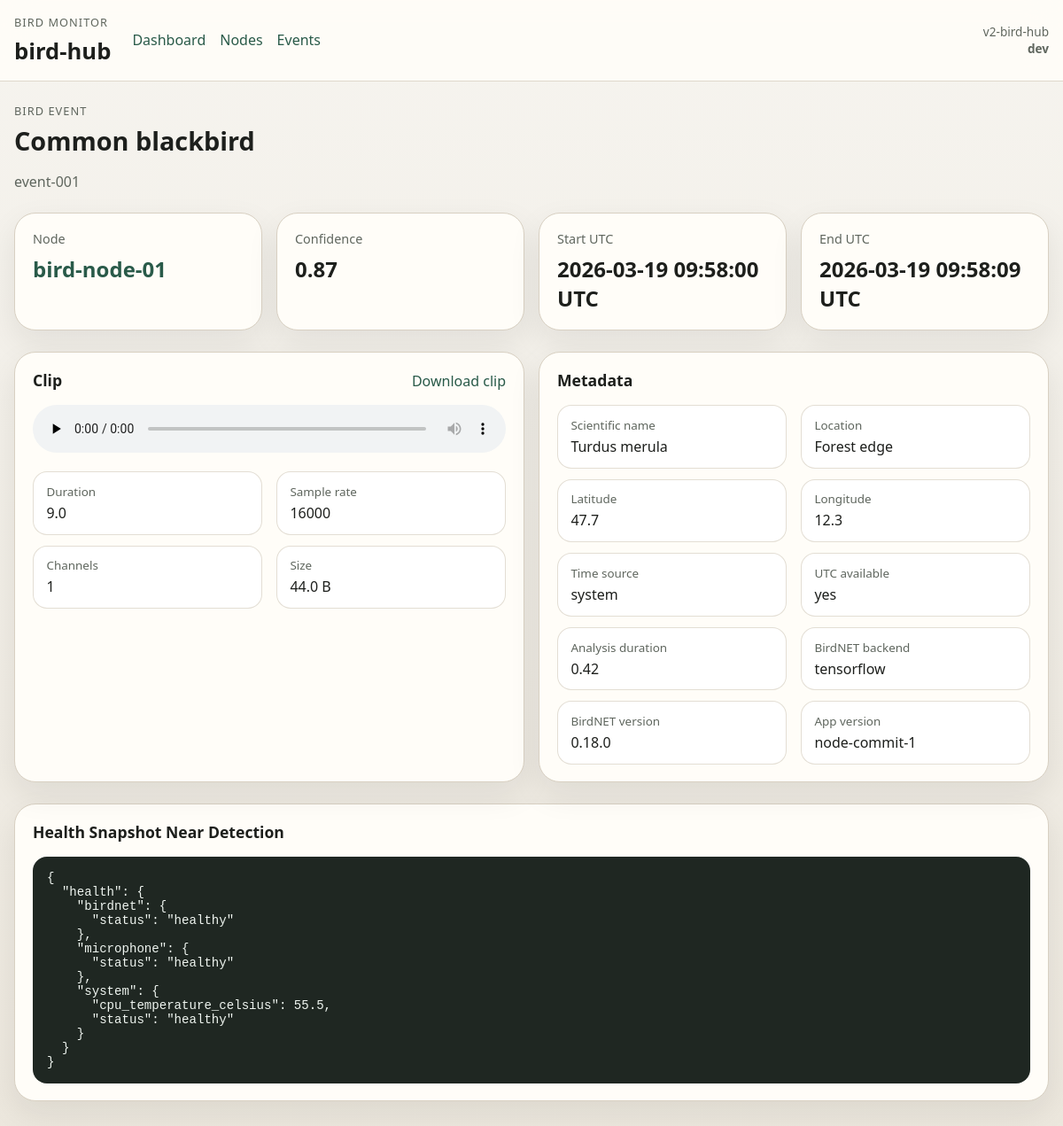
/events/event-001, run on the app's committed database.
### tables this page shows
CREATE TABLE events (
                    id INTEGER PRIMARY KEY AUTOINCREMENT,
                    ingest_batch_id INTEGER,
                    event_id TEXT NOT NULL UNIQUE,
                    node_id TEXT NOT NULL,
                    species_common_name TEXT NOT NULL,
                    species_scientific_name TEXT,
                    confidence REAL NOT NULL,
                    event_start_utc TEXT NOT NULL,
                    event_end_utc TEXT NOT NULL,
                    clip_id INTEGER,
                    health_snapshot_id INTEGER,
                    app_version TEXT,
                    runtime_backend TEXT,
                    birdnet_version TEXT,
                    time_source TEXT,
                    utc_available INTEGER NOT NULL DEFAULT 1,
                    source_window_started_at TEXT,
                    source_window_ended_at TEXT,
                    analysis_duration_seconds REAL,
                    location_name TEXT,
                    latitude REAL,
                    longitude REAL,
                    created_at TEXT NOT NULL
                );

CREATE TABLE clips (
                    id INTEGER PRIMARY KEY AUTOINCREMENT,
                    ingest_batch_id INTEGER,
                    event_id TEXT NOT NULL UNIQUE,
                    node_id TEXT NOT NULL,
                    storage_path TEXT NOT NULL,
                    original_archive_path TEXT,
                    duration_seconds REAL,
                    sample_rate INTEGER,
                    channels INTEGER,
                    size_bytes INTEGER,
                    sha256 TEXT,
                    created_at TEXT NOT NULL
                );

CREATE TABLE health_snapshots (
                    id INTEGER PRIMARY KEY AUTOINCREMENT,
                    ingest_batch_id INTEGER,
                    node_id TEXT NOT NULL,
                    source_snapshot_id INTEGER,
                    captured_at_utc TEXT NOT NULL,
                    time_source TEXT NOT NULL,
                    time_synchronized INTEGER NOT NULL DEFAULT 0,
                    app_version TEXT,
                    runtime_backend TEXT,
                    birdnet_version TEXT,
                    payload_json TEXT NOT NULL,
                    created_at TEXT NOT NULL,
                    UNIQUE(node_id, captured_at_utc)
                );

### v2/bird-hub/bird_hub/app.py (the view)
    @app.get("/events/<event_id>")
    def event_detail_page(event_id: str) -> str:
        event = storage.get_event(event_id)
        if event is None:
            abort(404)
        return render_template("event_detail.html", event=event)

### v2/bird-hub/bird_hub/app.py (called while the page is built)
def _display_utc(value: str | None) -> str:
    if not value:
        return "-"
    return value.replace("T", " ").replace("Z", " UTC")

def _format_bytes(value: object) -> str:
    if value in (None, "", 0):
        return "-"
    size = float(value)
    units = ["B", "KB", "MB", "GB", "TB"]
    unit_index = 0
    while size >= 1024 and unit_index < len(units) - 1:
        size /= 1024
        unit_index += 1
    return f"{size:.1f} {units[unit_index]}"

### v2/bird-hub/bird_hub/storage.py (called while the page is built)
def _to_float(value: object) -> float | None:
    if value in ("", None):
        return None
    try:
        return float(value)
    except (TypeError, ValueError):
        return None

    def _connect(self) -> sqlite3.Connection:
        connection = sqlite3.connect(self.config.database_path)
        connection.row_factory = sqlite3.Row
        return connection

### v2/bird-hub/bird_hub/templates/event_detail.html (shortened to what this page needs)
{% extends "base.html" %}
{% block content %}
  <section class="page-heading">
    <div>
      <p class="eyebrow">Bird event</p>
      <h2>{{ event.species_common_name }}</h2>
      <p class="muted">{{ event.event_id }}</p>
    </div>
  </section>
  <section class="card-grid card-grid--stats">
    <article class="card stat-card">
      <span>Node</span>
      <strong><a href="{{ url_for('node_detail_page', node_id=event.node_id) }}">{{ event.node_id }}</a></strong>
    </article>
    <article class="card stat-card">
      <span>Confidence</span>
      <strong>{{ '%.2f'|format(event.confidence) }}</strong>
    </article>
    <article class="card stat-card">
      <span>Start UTC</span>
      <strong>{{ event.event_start_utc|utc_display }}</strong>
    </article>
    <article class="card stat-card">
      <span>End UTC</span>
      <strong>{{ event.event_end_utc|utc_display }}</strong>
    </article>
  </section>
  <section class="two-column-layout">
    <article class="card">
      <div class="section-heading">
        <h3>Clip</h3>
        {% if event.clip %}
          <a href="{{ url_for('api_event_clip', event_id=event.event_id) }}">Download clip</a>
        {% endif %}
      </div>
      {% if event.clip %}
        <audio controls preload="none" class="audio-player">
          <source src="{{ url_for('api_event_clip', event_id=event.event_id) }}" type="audio/wav">
        </audio>
        <dl class="detail-list">
          <div><dt>Duration</dt><dd>{{ event.clip.duration_seconds or '-' }}</dd></div>
          <div><dt>Sample rate</dt><dd>{{ event.clip.sample_rate or '-' }}</dd></div>
          <div><dt>Channels</dt><dd>{{ event.clip.channels or '-' }}</dd></div>
          <div><dt>Size</dt><dd>{{ event.clip.size_bytes|filesize }}</dd></div>
        </dl>
      {% else %}
        <p class="empty-state">No clip file was attached to this event.</p>
      {% endif %}
    </article>
    <article class="card">
      <div class="section-heading">
        <h3>Metadata</h3>
      </div>
      <dl class="detail-list">
        <div><dt>Scientific name</dt><dd>{{ event.species_scientific_name or '-' }}</dd></div>
        <div><dt>Location</dt><dd>{{ event.location_name or '-' }}</dd></div>
        <div><dt>Latitude</dt><dd>{{ event.latitude or '-' }}</dd></div>
        <div><dt>Longitude</dt><dd>{{ event.longitude or '-' }}</dd></div>
        <div><dt>Time source</dt><dd>{{ event.time_source or '-' }}</dd></div>
        <div><dt>UTC available</dt><dd>{{ 'yes' if event.utc_available else 'no' }}</dd></div>
        <div><dt>Analysis duration</dt><dd>{{ event.analysis_duration_seconds or '-' }}</dd></div>
        <div><dt>BirdNET backend</dt><dd>{{ event.runtime_backend or '-' }}</dd></div>
        <div><dt>BirdNET version</dt><dd>{{ event.birdnet_version or '-' }}</dd></div>
        <div><dt>App version</dt><dd>{{ event.app_version or '-' }}</dd></div>
      </dl>
    </article>
  </section>
  <section class="card">
    <div class="section-heading">
      <h3>Health Snapshot Near Detection</h3>
    </div>
    {% if event.health_snapshot %}
      <pre class="json-block">{{ event.health_snapshot.snapshot | tojson(indent=2) }}</pre>
    {% else %}
      <p class="empty-state">No linked health snapshot is stored for this event.</p>
    {% endif %}
  </section>
{% endblock %}

### v2/bird-hub/bird_hub/static/styles.css (style rules this page uses)
:root { --bg: #f3f1ea; --surface: #fffdf8; --surface-strong: #ffffff; --text: #1d1f1c; --muted: #5f665e; --border: #d8d0c2; --accent: #295a49; --accent-soft: #dbe8e1; --warning: #915f10; --warning-soft: #f8e6c7; --danger: #8a2d2d; --danger-soft: #f6dddd; --shadow: 0 14px 36px rgba(29, 31, 28, 0.08); }
* { box-sizing: border-box; }
body { margin: 0; background: linear-gradient(180deg, #f6f4ef 0%, #ece7dd 100%); color: var(--text); font-family: "Segoe UI", Tahoma, sans-serif; }
a { color: var(--accent); text-decoration: none; }
.eyebrow { margin: 0 0 0.35rem; color: var(--muted); font-size: 0.8rem; letter-spacing: 0.08em; text-transform: uppercase; }
.hero, .page-heading, .two-column-layout, .card-grid { margin-bottom: 1.5rem; }
.hero h2, .page-heading h2 { margin: 0 0 0.5rem; font-size: clamp(1.8rem, 2vw, 2.4rem); }
.hero-copy, .muted { color: var(--muted); }
.card, .upload-card { border: 1px solid var(--border); border-radius: 24px; background: var(--surface); box-shadow: var(--shadow); padding: 1.2rem 1.25rem; }
.card-grid { display: grid; gap: 1rem; }
.card-grid--stats { grid-template-columns: repeat(4, minmax(0, 1fr)); }
.stat-card span { display: block; margin-bottom: 0.45rem; color: var(--muted); font-size: 0.9rem; }
.stat-card strong { font-size: 1.5rem; }
.two-column-layout { display: grid; grid-template-columns: 1fr 1fr; gap: 1rem; }
.section-heading { display: flex; justify-content: space-between; gap: 1rem; align-items: baseline; margin-bottom: 1rem; }
.section-heading h3 { margin: 0; font-size: 1.1rem; }
.detail-list { display: grid; grid-template-columns: repeat(2, minmax(0, 1fr)); gap: 0.75rem 1rem; margin: 0; }
.detail-list div { padding: 0.8rem 0.9rem; border: 1px solid rgba(216, 208, 194, 0.7); border-radius: 16px; background: var(--surface-strong); }
.detail-list dt { color: var(--muted); font-size: 0.84rem; margin-bottom: 0.25rem; }
.detail-list dd { margin: 0; }
.json-block { overflow: auto; margin: 0; padding: 1rem; border-radius: 16px; background: #1f2722; color: #eff5f0; font-size: 0.88rem; }
.audio-player { width: 100%; margin-bottom: 1rem; }

### data on the page
events: species_common_name "Common blackbird", event_id "event-001", node_id "bird-node-01", confidence "0.87", event_start_utc|utc_display "2026-03-19 09:58:00 UTC", event_end_utc|utc_display "2026-03-19 09:58:09 UTC", species_scientific_name "Turdus merula", location_name "Forest edge", latitude "47.7", longitude "12.3", time_source "system", utc_available "yes", analysis_duration_seconds "0.42", runtime_backend "tensorflow", birdnet_version "0.18.0", app_version "node-commit-1"
clips: clip "9.0", clip "16000"
health_snapshots: health_snapshot.snapshot|tojson "{ \"health\": { \"birdnet\": { \"status\": \"healthy\" }, \"microphone\": { \"status\": \"healthy\" }, \"system\": { \"cpu_temperature_celsius\": 55.5, \"status\": \"healthy\" } } }"

### other printed values
{{ app_variant }} "v2-bird-hub"
{{ app_commit }} "dev"
{{ event.clip.channels or '-' }} "1"
{{ event.clip.size_bytes|filesize }} "44.0 B"
